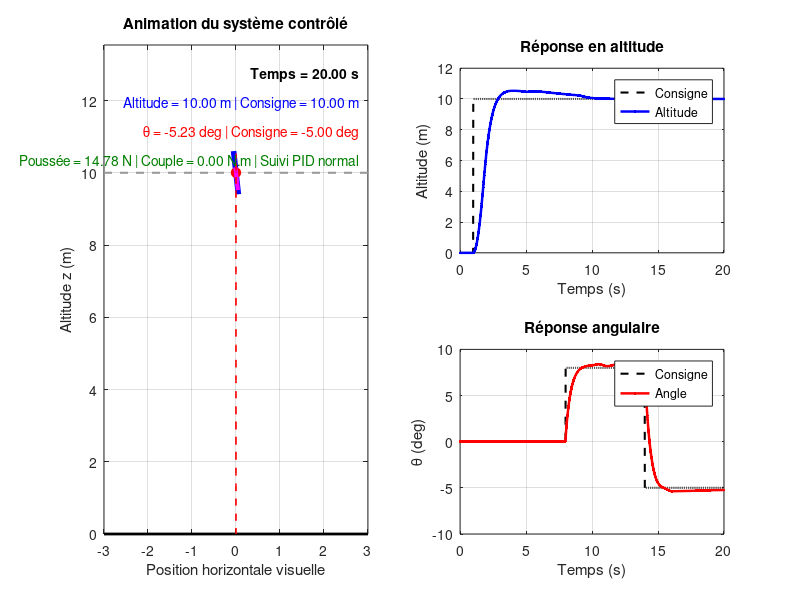

The MATLAB script that drew this image:
clc; clear; close all;

%% Paramètres physiques
m = 1.5;           % masse (kg)
J = 0.08;          % inertie (kg.m^2)
g = 9.81;          % gravité (m/s^2)

cz = 0.9;          % amortissement vertical
cth = 0.15;        % amortissement angulaire

L = 1.2;           % longueur visuelle du véhicule pour l'animation

%% Simulation
dt = 0.01;
Tend = 20;
t = 0:dt:Tend;
N = length(t);

%% Etats
z = zeros(1,N);        % altitude
vz = zeros(1,N);       % vitesse verticale
theta = zeros(1,N);    % angle (rad)
omega = zeros(1,N);    % vitesse angulaire

%% Commandes
T = zeros(1,N);        % poussée
M = zeros(1,N);        % couple

%% Consignes
z_ref = zeros(1,N);
theta_ref = zeros(1,N);

z_ref(t >= 1) = 10;                  % consigne altitude = 10 m
theta_ref(t >= 8) = deg2rad(8);      % angle = 8°
theta_ref(t >= 14) = deg2rad(-5);    % angle = -5°

%% PID altitude
Kpz = 18;
Kiz = 4;
Kdz = 10;

%% PID angle
Kpt = 12;
Kit = 1.5;
Kdt = 4.5;

%% Variables PID
ez = zeros(1,N);
eth = zeros(1,N);

int_ez = 0;
int_eth = 0;

ez_prev = 0;
eth_prev = 0;

%% Perturbations de vent
dz = zeros(1,N);       % vent vertical
dth = zeros(1,N);      % vent angulaire

for k = 1:N
    if t(k) >= 5 && t(k) < 9
        dz(k) = 2.5;
    end
    if t(k) >= 10 && t(k) < 16
        dth(k) = 0.04*sin(2*pi*0.8*t(k));
    end
end

%% Saturations
Tmin = 0;
Tmax = 40;
Mmin = -5;
Mmax = 5;

%% Boucle de simulation
for k = 2:N

    % PID altitude
    ez(k) = z_ref(k) - z(k-1);
    int_ez = int_ez + ez(k)*dt;
    dez = (ez(k) - ez_prev)/dt;

    Teq = m*g;
    T(k) = Teq + Kpz*ez(k) + Kiz*int_ez + Kdz*dez;
    T(k) = min(max(T(k), Tmin), Tmax);

    if T(k) == Tmin || T(k) == Tmax
        int_ez = int_ez - ez(k)*dt;
    end

    ez_prev = ez(k);

    % PID angle
    eth(k) = theta_ref(k) - theta(k-1);
    int_eth = int_eth + eth(k)*dt;
    deth = (eth(k) - eth_prev)/dt;

    M(k) = Kpt*eth(k) + Kit*int_eth + Kdt*deth;
    M(k) = min(max(M(k), Mmin), Mmax);

    if M(k) == Mmin || M(k) == Mmax
        int_eth = int_eth - eth(k)*dt;
    end

    eth_prev = eth(k);

    % Dynamique
    az = (T(k)*cos(theta(k-1)) - m*g - cz*vz(k-1) + dz(k)) / m;
    alpha = (M(k) - cth*omega(k-1) + dth(k)) / J;

    % Euler
    vz(k) = vz(k-1) + az*dt;
    z(k) = z(k-1) + vz(k)*dt;

    omega(k) = omega(k-1) + alpha*dt;
    theta(k) = theta(k-1) + omega(k)*dt;
end

%% Figure avec animation
fig = figure('Position',[100 80 1100 750],'Color','w');

% Sous-figure animation
subplot(2,2,[1 3]);
hold on; grid on; box on;
title('Animation du système contrôlé');
xlabel('Position horizontale visuelle');
ylabel('Altitude z (m)');

xlim([-3 3]);
ylim([0 max([z_ref z])+3]);

% Sol
plot([-3 3], [0 0], 'k', 'LineWidth', 2);

% Consigne altitude
hRef = plot([-3 3], [z_ref(end) z_ref(end)], '--', 'Color', [0.6 0.6 0.6], 'LineWidth', 1.5);

% Corps du véhicule
hBody = plot([0 0],[0 0],'b','LineWidth',4);

% Centre du véhicule
hCenter = plot(0,0,'ro','MarkerFaceColor','r','MarkerSize',7);

% Flamme/poussée
hFlame = plot([0 0],[0 0],'m','LineWidth',3);

% Trace altitude
hTrace = plot(NaN, NaN, 'r--', 'LineWidth', 1.2);

% Textes
txt1 = text(2.8, max([z_ref z])+2.2, '', 'HorizontalAlignment','right', 'FontWeight','bold');
txt2 = text(2.8, max([z_ref z])+1.4, '', 'HorizontalAlignment','right', 'Color','b');
txt3 = text(2.8, max([z_ref z])+0.6, '', 'HorizontalAlignment','right', 'Color','r');
txt4 = text(2.8, max([z_ref z])-0.2, '', 'HorizontalAlignment','right', 'Color',[0 0.5 0]);

% Sous-figure altitude
subplot(2,2,2);
hold on; grid on; box on;
plot(t, z_ref, '--k', 'LineWidth', 1.5);
hAlt = plot(NaN, NaN, 'b', 'LineWidth', 1.8);
xlabel('Temps (s)');
ylabel('Altitude (m)');
title('Réponse en altitude');
legend('Consigne', 'Altitude', 'Location', 'best');

% Sous-figure angle
subplot(2,2,4);
hold on; grid on; box on;
plot(t, rad2deg(theta_ref), '--k', 'LineWidth', 1.5);
hAng = plot(NaN, NaN, 'r', 'LineWidth', 1.8);
xlabel('Temps (s)');
ylabel('\theta (deg)');
title('Réponse angulaire');
legend('Consigne', 'Angle', 'Location', 'best');

%% Animation
step = 5;  % accélère un peu l’animation

zTrace = [];
xTrace = [];

for k = 1:step:N

    % Position du centre
    xc = 0;
    zc = z(k);

    % Extrémités du corps incliné
    x1 = xc - (L/2)*sin(theta(k));
    x2 = xc + (L/2)*sin(theta(k));

    z1 = zc - (L/2)*cos(theta(k));
    z2 = zc + (L/2)*cos(theta(k));

    % Mise à jour corps
    subplot(2,2,[1 3]);
    set(hBody, 'XData', [x1 x2], 'YData', [z1 z2]);
    set(hCenter, 'XData', xc, 'YData', zc);

    % Flamme de poussée
    flameLength = 0.3 + 0.5*(T(k)/Tmax);
    xf1 = xc + 0.15*sin(theta(k));
    zf1 = zc + 0.15*cos(theta(k));
    xf2 = xc - flameLength*sin(theta(k));
    zf2 = zc - flameLength*cos(theta(k));
    set(hFlame, 'XData', [xf1 xf2], 'YData', [zf1 zf2]);

    % Trace
    zTrace = [zTrace zc];
    xTrace = [xTrace xc];
    set(hTrace, 'XData', xTrace, 'YData', zTrace);

    % Texte phase
    if t(k) < 1
        phase = 'Décollage initial';
    elseif t(k) >= 5 && t(k) < 9
        phase = 'Perturbation : rafale verticale';
    elseif t(k) >= 10 && t(k) < 16
        phase = 'Perturbation : vent angulaire';
    else
        phase = 'Suivi PID normal';
    end

    set(txt1, 'String', sprintf('Temps = %.2f s', t(k)));
    set(txt2, 'String', sprintf('Altitude = %.2f m | Consigne = %.2f m', z(k), z_ref(k)));
    set(txt3, 'String', sprintf('\\theta = %.2f deg | Consigne = %.2f deg', rad2deg(theta(k)), rad2deg(theta_ref(k))));
    set(txt4, 'String', sprintf('Poussée = %.2f N | Couple = %.2f N.m | %s', T(k), M(k), phase));

    % Mise à jour courbes temporelles
    subplot(2,2,2);
    set(hAlt, 'XData', t(1:k), 'YData', z(1:k));

    subplot(2,2,4);
    set(hAng, 'XData', t(1:k), 'YData', rad2deg(theta(1:k)));

    drawnow;
    pause(0.01);
end
